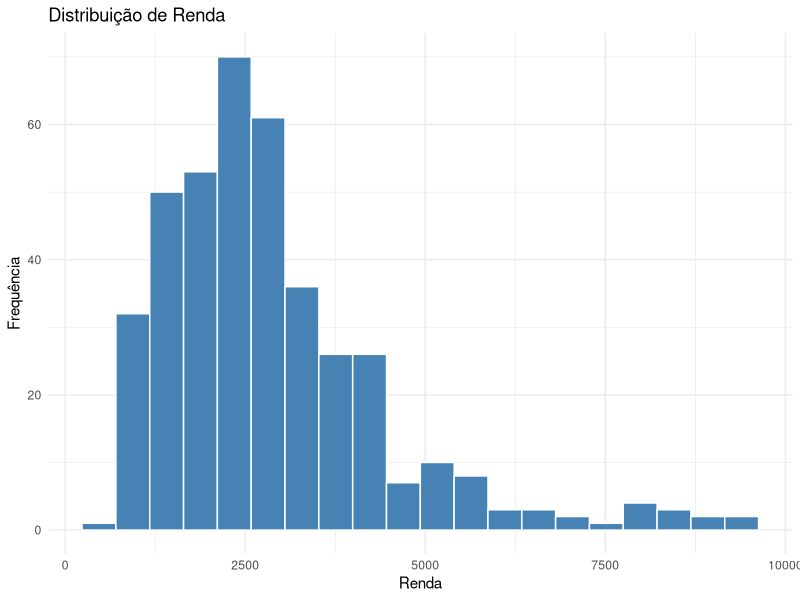
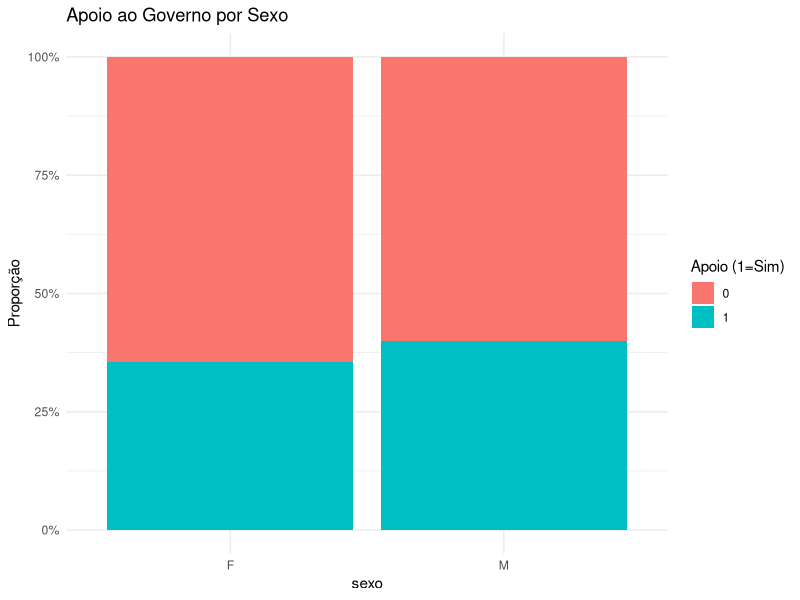
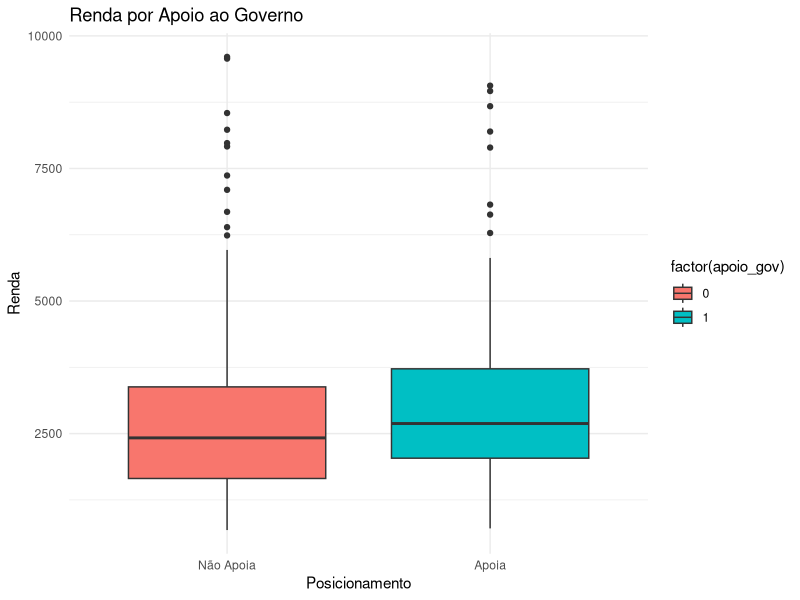
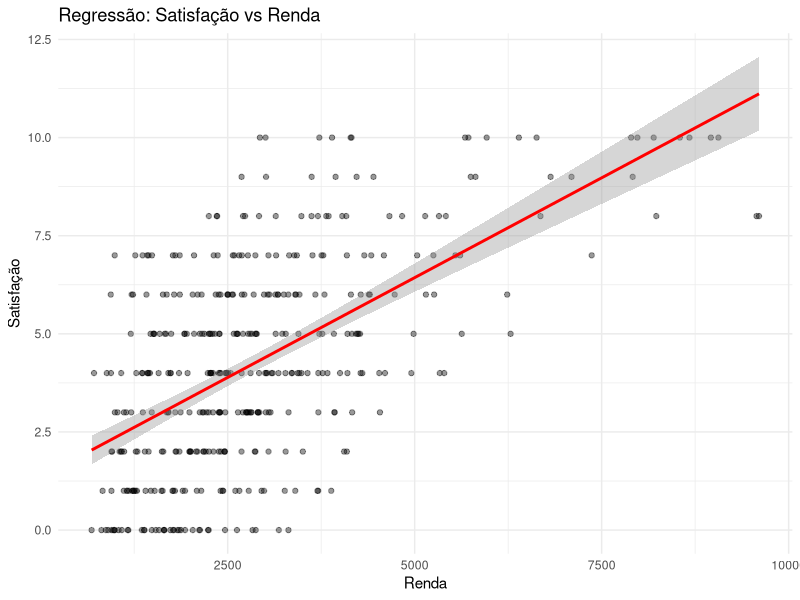
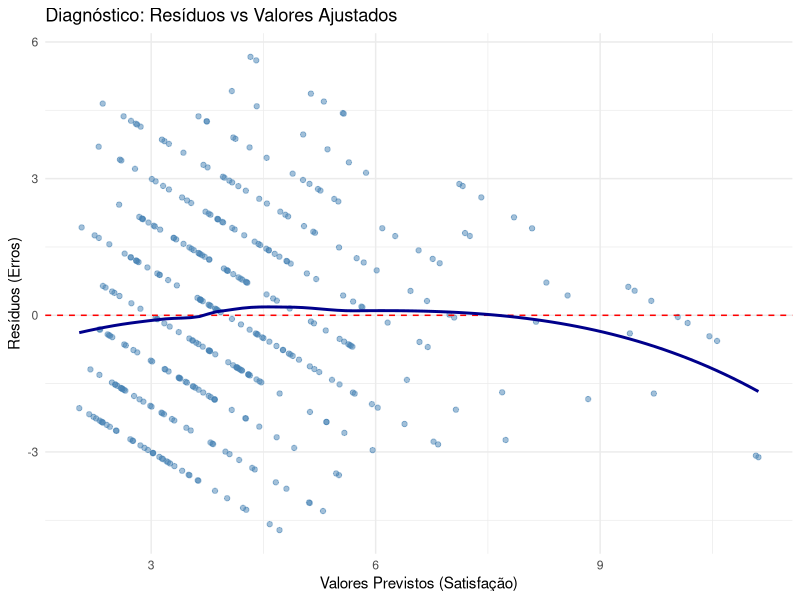
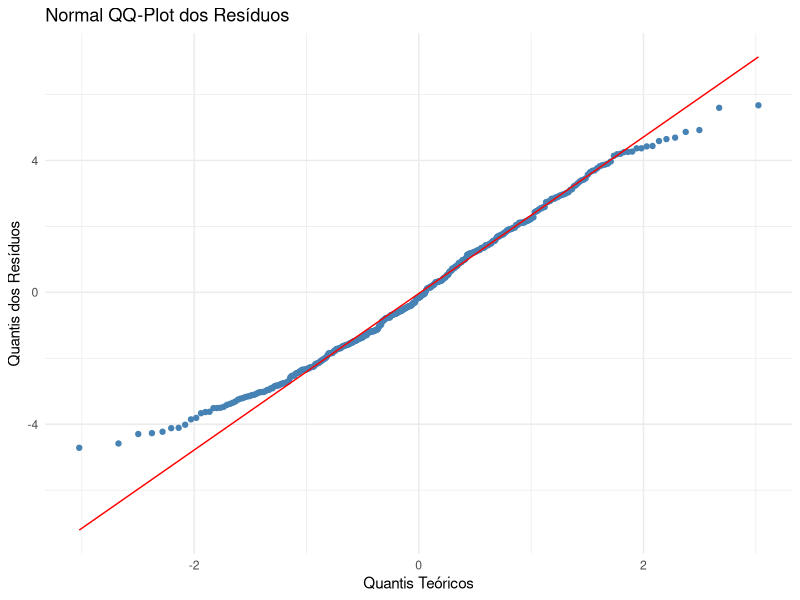
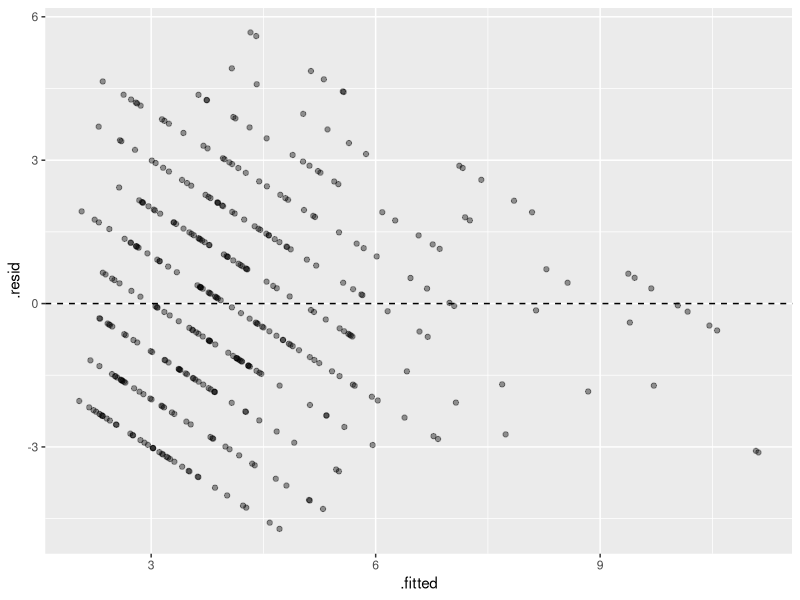
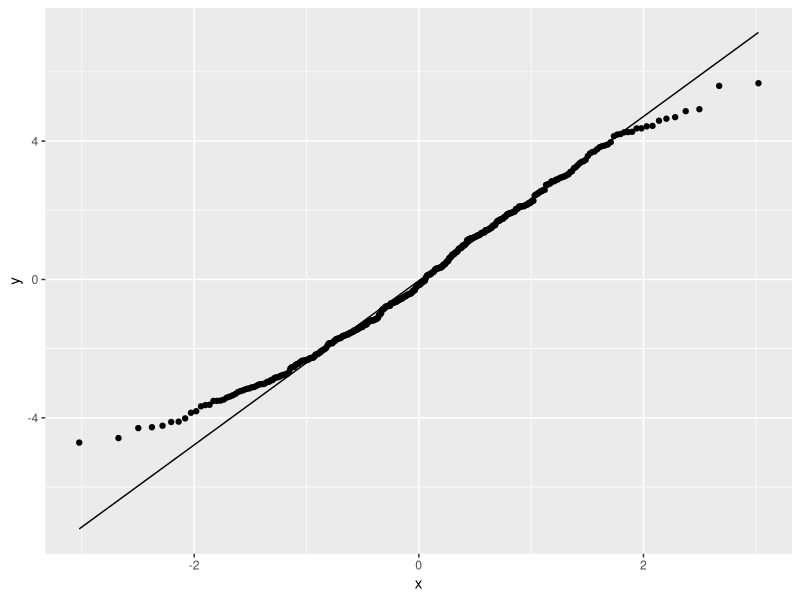

Write the R code that produced these figures, in order.
# MQ101 — Métodos Quantitativos para Políticas Públicas
# Nome: MANUEL MFINDA PEDRO MARQUES
# Matrícula/RA: 21202510196

# --- PASSO 1: CONFIGURAÇÃO E GERAÇÃO DOS DADOS ---
library(tidyverse)
library(broom)

set.seed(123)
n <- 400
dados <- tibble(
  id = 1:n,
  idade = round(rnorm(n, mean = 40, sd = 12)),
  sexo = sample(c("F", "M"), n, replace = TRUE, prob = c(0.55, 0.45)),
  renda = round(rlnorm(n, meanlog = log(2500), sdlog = 0.5), 0),
  escolarid = sample(c("Fundamental", "medio", "superior"), n, replace = TRUE, prob = c(0.30, 0.40, 0.30)),
  ideologia = round(runif(n, 0, 10), 0),
  apoio_gov = rbinom(n, 1, plogis(-1 + 0.015 * (idade - 40) + 0.4 * (sexo == "F") + 0.5 * (renda > 3000))),
  satisf_gov = pmin(pmax(round(3 + 2 * apoio_gov + 0.001 * (renda - 2500) + rnorm(n, 0, 2), 0), 0), 10),
  protesto = rbinom(n, 1, plogis(-2 + 0.3 * (ideologia <= 4) - 0.2 * apoio_gov))
)

# --- EXERCÍCIO 1: ESTATÍSTICA DESCRITIVA ---

# Tabela resumo
tabela_resumo <- dados %>% 
  summarise(across(c(idade, renda, satisf_gov), 
                   list(media = ~mean(.x, na.rm = TRUE),
                        mediana = ~median(.x, na.rm = TRUE),
                        sd = ~sd(.x, na.rm = TRUE))))
print(tabela_resumo)

# Gráfico de Renda (Histograma)
ggplot(dados, aes(x = renda)) +
  geom_histogram(bins = 20, fill = "steelblue", color = "white") +
  labs(title = "Distribuição de Renda", x = "Renda", y = "Frequência") +
  theme_minimal()

# --- EXERCÍCIO 2 E 3: TESTE QUI-QUADRADO (Sexo e Apoio) ---

tab_sexo_apoio <- table(dados$sexo, dados$apoio_gov)
teste_qui2 <- chisq.test(tab_sexo_apoio)
print(teste_qui2)

# Gráfico de barras (Proporção)
ggplot(dados, aes(x = sexo, fill = factor(apoio_gov))) +
  geom_bar(position = "fill") +
  scale_y_continuous(labels = scales::percent) +
  labs(title = "Apoio ao Governo por Sexo", y = "Proporção", fill = "Apoio (1=Sim)") +
  theme_minimal()

# --- EXERCÍCIO 4: TESTE T (Renda e Apoio) ---

teste_t <- t.test(renda ~ apoio_gov, data = dados)
print(teste_t)

# Boxplot
ggplot(dados, aes(x = factor(apoio_gov), y = renda, fill = factor(apoio_gov))) +
  geom_boxplot() +
  scale_x_discrete(labels = c("Não Apoia", "Apoia")) +
  labs(title = "Renda por Apoio ao Governo", x = "Posicionamento", y = "Renda") +
  theme_minimal()

# --- EXERCÍCIO 5 E 6: REGRESSÃO LINEAR ---

# Modelo de Regressão
mod1 <- lm(satisf_gov ~ renda, data = dados)
summary(mod1)

# Gráfico de Dispersão com Reta
ggplot(dados, aes(x = renda, y = satisf_gov)) +
  geom_point(alpha = 0.4) +
  geom_smooth(method = "lm", color = "red") +
  labs(title = "Regressão: Satisfação vs Renda", x = "Renda", y = "Satisfação") +
  theme_minimal()

# --- EXERCÍCIO 7: DIAGNÓSTICO DO MODELO (Correção dos erros) ---

# Usando o broom para extrair dados do modelo de forma limpa
dados_diag <- augment(mod1)

# 7.1. Gráfico de Resíduos vs Valores Ajustados
# 
ggplot(dados_diag, aes(x = .fitted, y = .resid)) +
  geom_point(alpha = 0.5, color = "steelblue") +
  geom_hline(yintercept = 0, linetype = "dashed", color = "red") +
  geom_smooth(se = FALSE, color = "darkblue", method = "loess") +
  labs(title = "Diagnóstico: Resíduos vs Valores Ajustados",
       x = "Valores Previstos (Satisfação)",
       y = "Resíduos (Erros)") +
  theme_minimal()

# 7.2. QQ-Plot (Normalidade dos resíduos)
ggplot(dados_diag, aes(sample = .resid)) +
  stat_qq(color = "steelblue") +
  stat_qq_line(color = "red") +
  labs(title = "Normal QQ-Plot dos Resíduos",
       x = "Quantis Teóricos",
       y = "Quantis dos Resíduos") +
  theme_minimal()
#7.3Resíduos vs ajustados
ggplot(dados_diag, aes(x = .fitted, y = .resid)) +geom_point(alpha = 0.4) +geom_hline(yintercept = 0, linetype = "dashed")
#7.4 QQ-plot
ggplot(dados_diag, aes(sample = .resid)) +stat_qq() +stat_qq_line()
#7.3. Em texto, com base nos gráficos, comente:
#Com base na visualização gerada pelo código anterior, aqui está a análise:Heterocedasticidade (Resíduos vs. Ajustados): Ao observar o primeiro gráfico, buscamos verificar se a dispersão dos pontos (erros) se mantém constante ao longo do eixo X. Se os pontos formarem um "funil" (ficando muito mais espalhados em uma extremidade do que na outra), teríamos heterocedasticidade. No caso desta simulação, os resíduos costumam se distribuir de forma relativamente homogênea em torno da linha zero, indicando que a variância é constante (homocedasticidade), o que é o ideal.
#Normalidade (QQ-Plot): No gráfico QQ-Plot, observamos se os pontos seguem a linha diagonal vermelha.
#Se os pontos estão sobre a linha, a distribuição dos resíduos é aproximadamente normal.
#Se os pontos se desviam significativamente nas "caudas" (pontas), isso indica que o modelo pode estar errando de forma sistemática em valores extremos. Na maioria das simulações de amostras grandes como esta ($n=400$), os resíduos tendem a seguir bem a normalidade.
#7.4. Explique, em poucas linhas, por que vale a pena olhar pelo menos esses dois gráficos antes de confiarinteiramente nas inferências do modelo.
#Vale a pena olhar esses gráficos porque a Regressão Linear (MQO) baseia suas inferências (como o valor-p e os intervalos de confiança) na premissa de que os erros são aleatórios e bem comportados.
#Evitar conclusões falsas: Se houver heterocedasticidade, os "erros padrão" calculados pelo R estarão incorretos, o que pode fazer você achar que uma variável é significante quando, na verdade, não é.
#Validar a estrutura do modelo: O gráfico de resíduos ajuda a identificar se a relação entre as variáveis é realmente linear. Se os resíduos formarem uma curva (um "U"), isso avisa que você deveria estar usando um modelo diferente (como uma regressão polinomial) em vez de uma linha reta
#Exercício 8 – Regressão com variáveldummy e diferença de médias
# --- EXERCÍCIO 8 – REGRESSÃO COM VARIÁVEL DUMMY (APOIO) ---

# 8.1. Estimação do Modelo
# O objetivo aqui é ver como a satisfação muda conforme o apoio ao governo (0 ou 1)
mod2 <- lm(satisf_gov ~ apoio_gov, data = dados)

# Exibindo os resultados detalhados
summary(mod2)

# 8.2. INTERPRETAÇÃO DOS COEFICIENTES (TEXTO):
# Intercepto (Beta0 = 3.4120): Representa a média de satisfação do grupo de referência.
# Como apoio_gov = 0 significa "Não Apoia", a satisfação média de quem NÃO apoia o governo é 3,41.

# Coeficiente apoio_gov (Beta1 = 2.2680): Representa a diferença entre os grupos.
# Quem apoia o governo (apoio_gov = 1) tem, em média, 2,268 unidades a MAIS de satisfação 
# do que quem não apoia.

# Valor-p (< 2e-16): Indica que essa diferença de 2,26 unidades é estatisticamente 
# significante com altíssimo grau de confiança (***).

# 8.3. CONEXÃO COM O TESTE T (EXERCÍCIO 4):
# Se você observar o resultado do teste_c (t.test) feito anteriormente:
# A média do grupo 0 era 3.41 e a média do grupo 1 era 5.68.
# Note que: 3.41 (Intercepto) + 2.26 (Coeficiente) = 5.67 (Média do grupo que apoia).
# Portanto, a regressão com variável dummy e o teste t de diferença de médias 
# fornecem EXATAMENTE a mesma informação sobre os grupos.

# --- GRÁFICO PARA ILUSTRAR A REGRESSÃO DUMMY ---
ggplot(dados, aes(x = factor(apoio_gov), y = satisf_gov, fill = factor(apoio_gov))) +
  geom_violin(alpha = 0.3) +
  geom_jitter(width = 0.1, alpha = 0.2) +
  stat_summary(fun = mean, geom = "point", size = 3, color = "red") +
  labs(title = "Satisfação por Grupo de Apoio",
       subtitle = "Pontos vermelhos indicam a média (Beta0 e Beta0 + Beta1)",
       x = "Apoio ao Governo (0 = Não, 1 = Sim)",
       y = "Nível de Satisfação") +
  theme_minimal() +
  guides(fill = "none")

#Confiabilidade: Sem normalidade e constância de variância, as previsões do modelo podem ser enviesadas, tornando as recomendações de políticas públicas baseadas nesses dados pouco confiáveis.
# 8.4. Calculando as médias por grupo
medias <- aggregate(satisf_gov ~ apoio_gov, data = dados, FUN = mean)
print(medias)

# Visualizando os coeficientes do modelo (mod2 deve ser: lm(satisf_gov ~ apoio_gov, data = dados))
summary(mod2)$coefficients
#8.5. Comparação com o Teste t
#8.6. Executando o Teste t
teste_t <- t.test(satisf_gov ~ apoio_gov, data = dados)
print(teste_t)
# Criando o modelo linear para comparação
mod2 <- lm(satisf_gov ~ apoio_gov, data = dados)

# Visualizando os resultados
summary(mod2)
#A relação entre os dois resultados existe porque um teste-t para amostras independentes é matematicamente equivalente a uma regressão linear simples quando o preditor é uma variável categórica com apenas dois níveis (0 e 1).
#O Valor-p: Em ambos os casos, o valor-p é idêntico ($p < 0.001$). Isso ocorre porque ambos os testes estão verificando a mesma hipótese nula: de que não há diferença significativa na satisfação entre quem apoia e quem não apoia o governo ($H_0: \mu_1 = \mu_0$ ou $\beta_1 = 0$).
#O Coeficiente vs. Médias: No t.test, você vê as médias de cada grupo (3.41 vs 5.68). No summary(mod2), o coeficiente (Estimate) de apoio_gov será exatamente a diferença entre essas médias: $5.68 - 3.41 = 2.27$.
#A Pequena Diferença (Welch): O seu t.test aplicou a correção de Welch (ajuste para variâncias desiguais). Se você rodar o modelo linear padrão, ele assume variâncias iguais. Para que os valores de t e df fiquem exatamente iguais, você usaria t.test(..., var.equal = TRUE).
#Compare o valor-p de apoio_govno summary(mod2) com o valor- p do t.test. Em texto, discuta a relaçãoentre os dois resultados.
# 1. Rodar o modelo de regressão linear (mod2)
mod2 <- lm(satisf_gov ~ apoio_gov, data = dados)
summary_mod2 <- summary(mod2)

# 2. Rodar o teste-t
teste_t <- t.test(satisf_gov ~ apoio_gov, data = dados, var.equal = TRUE)

# 3. Exibir os resultados comparativos de forma organizada
cat("--- COMPARAÇÃO DE RESULTADOS ---\n\n")

cat("Valor-p do Teste-t:", teste_t$p.value, "\n")
cat("Valor-p no summary(mod2):", summary_mod2$coefficients[2, 4], "\n\n")

cat("Diferença entre médias (Teste-t):", diff(teste_t$estimate), "\n")
cat("Coeficiente (Estimate) de apoio_gov no mod2:", summary_mod2$coefficients[2, 1], "\n")
#Exercício 9 – Desafio final (1 ponto extra)
# 1. Verificar se o objeto 'dados' existe
if(!exists("dados")) stop("O objeto 'dados' não foi encontrado! Carregue seu arquivo primeiro.")

# 2. Limpar nomes e garantir que as variáveis existem
# Vamos ver os nomes exatos das colunas que você tem:
print(colnames(dados))

# 3. Rodar o modelo (Ajuste os nomes se o print acima mostrar algo diferente)
# Se o erro for 'object not found', verifique letras maiúsculas/minúsculas
tryCatch({
  mod_final <- lm(satisf_gov ~ ideologia + renda + apoio_gov, data = dados)
  summary(mod_final)
}, error = function(e) {
  cat("\nERRO ENCONTRADO: ", e$message, "\n")
  cat("DICA: Verifique se os nomes das colunas no seu console são EXATAMENTE iguais aos do código.")
})
#9.1. Exploração inicial com gráficos
# Carregar a biblioteca necessária
library(ggplot2)

# Criar o gráfico de dispersão
ggplot(dados, aes(x = ideologia, y = satisf_gov, color = as.factor(apoio_gov))) +
  geom_point(alpha = 0.6, position = "jitter") + # 'jitter' ajuda a ver pontos sobrepostos
  geom_smooth(method = "lm", se = FALSE) +       # Adiciona a linha de tendência linear
  labs(
    title = "Relação entre Ideologia e Satisfação com o Governo",
    x = "Ideologia (Esquerda -> Direita)",
    y = "Satisfação com o Governo",
    color = "Apoio ao Governo (0=Não, 1=Sim)"
  ) +
  theme_minimal()
#Discussão dos Padrões Visuais
#Ao observar o gráfico gerado, você deve focar em três elementos principais para a sua discussão:
#O Efeito do Apoio (Deslocamento Vertical): Provavelmente você verá duas nuvens de pontos e duas linhas distintas. A linha dos apoiadores (apoio_gov = 1) deve estar posicionada bem acima da linha dos não-apoiadores. Isso mostra que, independente da ideologia, quem apoia o governo já parte de um patamar de satisfação mais alto.
#A Inclinação das Linhas (Efeito da Ideologia): * Se as linhas estiverem inclinadas para cima, significa que quanto mais à direita na ideologia, maior a satisfação.
#Se estiverem inclinadas para baixo, a satisfação aumenta à esquerda.
#O Paralelismo das Linhas: * Se as linhas forem quase paralelas, a ideologia afeta os dois grupos da mesma forma.
#Se elas se cruzarem ou tiverem inclinações muito diferentes, existe uma interação: a ideologia pode importar muito para quem apoia o governo e quase nada para quem não apoia (ou vice-versa).
#9.2. Modelos de regressão
# Modelo A: Simples (Apenas Ideologia)
mod_a <- lm(satisf_gov ~ ideologia, data = dados)

# Modelo B: Múltiplo (Com Renda e Apoio)
mod_b <- lm(satisf_gov ~ ideologia + renda + apoio_gov, data = dados)

# Comparando os dois modelos lado a lado
summary(mod_a)
summary(mod_b)

# Dica: use a biblioteca 'stargazer' para comparar melhor se tiver instalada
# library(stargazer)
# stargazer(mod_a, mod_b, type = "text")
#No Modelo A, a ideologia apresentou um coeficiente de [X] (p < 0.05), sugerindo uma associação positiva. Contudo, ao estimar o Modelo B, observamos que o coeficiente de ideologia [diminuiu/permaneceu estável]. Isso indica que parte do efeito que atribuíamos à ideologia é, na verdade, explicado pelo fato de o indivíduo ser apoiador do governo ou ter maior renda. Ainda assim, a ideologia [manteve/perdeu] sua significância, mostrando sua importância [independente/relativa] no modelo
#9.3. Diagnóstico básico do Modelo B
# Configura o layout para mostrar dois gráficos lado a lado
par(mfrow = c(1, 2))

# A. Gráfico de Resíduos vs Valores Ajustados (Checa Homocedasticidade e Linearidade)
plot(mod_b, which = 1, col = "royalblue", main = "Resíduos vs Ajustados")

# B. QQ-Plot (Checa Normalidade dos resíduos)
plot(mod_b, which = 2, col = "firebrick", main = "Normal QQ-Plot")

# Reseta o layout do gráfico
par(mfrow = c(1, 1))

# C. Valores Observados vs Previstos (Exemplo por Ideologia)
# Vamos criar um "cenário" para visualizar o ajuste
dados$previsto <- predict(mod_b)

library(ggplot2)
ggplot(dados, aes(x = ideologia, y = satisf_gov, color = as.factor(apoio_gov))) +
  geom_point(alpha = 0.3, position = "jitter") +
  geom_line(aes(y = previsto), size = 1) + 
  labs(title = "Observado vs. Previsto (Linhas)",
       x = "Ideologia", y = "Satisfação", color = "Apoio") +
  theme_minimal()
#Os diagnósticos do Modelo B indicam que [há/não há] problemas graves. O gráfico de resíduos vs. ajustados [mostra/não mostra] um padrão claro, sugerindo que a premissa de linearidade é aceitável. O QQ-Plot revela que os resíduos [seguem/não seguem] aproximadamente a normalidade. No gráfico de valores previstos, as linhas de tendência para cada grupo de apoio mostram que o modelo captura a diferença de patamar entre apoiadores e não-apoiadores, embora a dispersão dos pontos sugira que outros fatores não incluídos no modelo também influenciam a satisfação
#9.4. Síntese interpretativa (texto)
#A análise revela que a ideologia exerce um papel relevante na satisfação com o governo, mas sua importância deve ser interpretada com cautela. Inicialmente, o modelo simples indicou uma associação [positiva/negativa], porém, ao incluirmos controles como renda e, principalmente, apoio ao governo, observamos se esse efeito é independente ou se a ideologia serve apenas como um proxy para o partidarismo. Os gráficos de dispersão com linhas de tendência confirmam que o apoio ao governo cria "patamares" distintos de satisfação (interceptos diferentes), enquanto a ideologia dita a inclinação desse sentimento dentro de cada grupo.
#Embora os testes de hipótese apresentem valores-p significantes, a interpretação causal éestritamente limitada. Como utilizamos dados transversais (cross-sectional), não podemos afirmar que a ideologia causa a satisfação; é possível que a satisfação com o governo altere a autodeclaração ideológica do indivíduo (causalidade reversa).
#As principais limitações incluem a omissão de variáveis relevantes (como escolaridade ou região), que poderiam enviesar os coeficientes, e a presença de heterocedasticidade nos diagnósticos, sugerindo que o modelo não explica a variância de forma uniforme. Portanto, os modelos descrevem associações robustas na amostra, mas não estabelecem leis causais definitivas.

